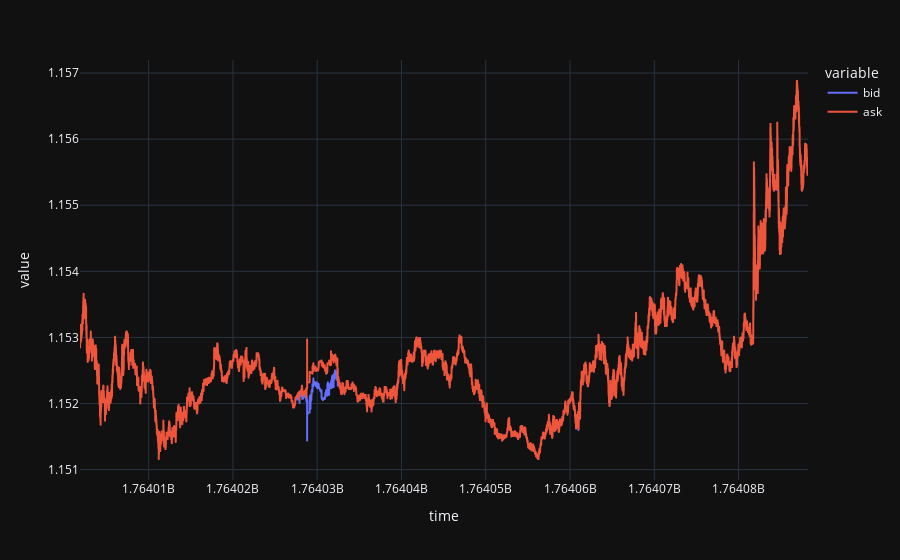

The cell this chart's notebook holds for it:
### Code cell
ticks = mt5.copy_ticks_range("EURUSD", datetime.now() - timedelta(days=1), datetime.now(), mt5.COPY_TICKS_ALL)
print(ticks)

tick_data = pd.DataFrame(ticks)

fig = px.line(tick_data, x='time', y=['bid', 'ask'])
fig.show()

tick_data

### Figure 1 — Plotly figure (JSON) as saved in the notebook; plotly's stock layout.template omitted (floating-point values rounded to 4 significant figures; data arrays with more than 128 entries replaced by an {"elided": "..."} marker saying what was removed)
{"data": [{"hovertemplate": "variable=bid<br>time=%{x}<br>value=%{y}<extra></extra>", "legendgroup": "bid", "line": {"color": "#636efa", "dash": "solid"}, "marker": {"symbol": "circle"}, "mode": "lines", "name": "bid", "showlegend": true, "x": {"elided": "42666 int values"}, "xaxis": "x", "y": {"elided": "42666 float values"}, "yaxis": "y", "type": "scattergl"}, {"hovertemplate": "variable=ask<br>time=%{x}<br>value=%{y}<extra></extra>", "legendgroup": "ask", "line": {"color": "#EF553B", "dash": "solid"}, "marker": {"symbol": "circle"}, "mode": "lines", "name": "ask", "showlegend": true, "x": {"elided": "42666 int values"}, "xaxis": "x", "y": {"elided": "42666 float values"}, "yaxis": "y", "type": "scattergl"}], "layout": {"xaxis": {"anchor": "y", "domain": [0.0, 1.0], "title": {"text": "time"}}, "yaxis": {"anchor": "x", "domain": [0.0, 1.0], "title": {"text": "value"}}, "legend": {"title": {"text": "variable"}, "tracegroupgap": 0}, "margin": {"t": 60}}}
